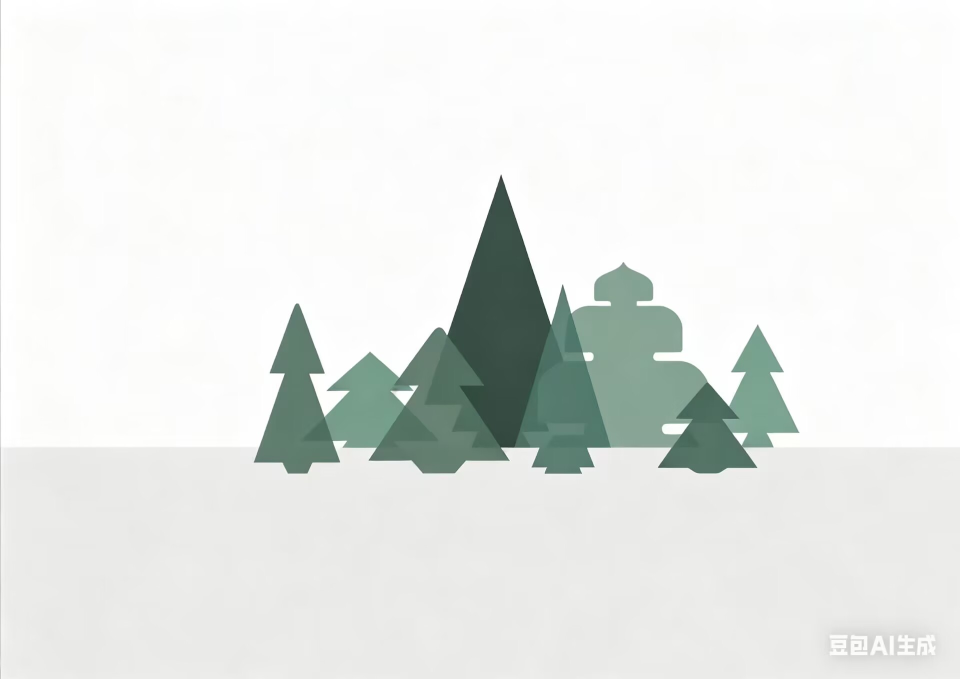
#> input picture src/assets/shenlin.jpg, 1920 x 1358 px (shown at 1/2 size); its folder holds only this picture in this run
$ python -i augmentor_mix_dataset.py   (imports and definitions only)
#> lines starting #> are read from the running program, lines starting #| are printed output that depends on the picture
import cv2
import numpy as np
from PIL import Image, ImageEnhance
from .transform import *
from core.utils.geometry import eulerAnglesToRotationMatrix

class Augmentor:
    def __init__(
            self,
            image_height=384,
            image_width=512,
            max_disp=150,
            scale_min=0.6,
            scale_max=1.0,
            seed=0,
            camera_type='pinhole',
            albumentations_aug=True,
            white_balance_aug=True,
            rgb_noise_aug=True,
            motion_blur_aug=True,
            local_blur_aug=True,
            global_blur_aug=True,
            chromatic_aug=True,
            camera_motion_aug=True

    ):
        super().__init__()
        self.image_height = image_height
        self.image_width = image_width
        self.max_disp = max_disp
        self.scale_min = scale_min
        self.scale_max = scale_max
        self.rng = np.random.RandomState(seed)
        self.camera_type = camera_type
        self.carlib_auger = OpticShiftAugmentor(height=1408, width=1280, fov_h=185, fov_w=120, maxDegree=1)

        self.albumentations_aug = albumentations_aug
        self.white_balance_aug = white_balance_aug
        self.rgb_noise_aug = rgb_noise_aug
        self.motion_blur_aug = motion_blur_aug
        self.local_blur_aug = local_blur_aug
        self.global_blur_aug = global_blur_aug
        self.chromatic_aug = chromatic_aug
        self.camera_motion_aug = camera_motion_aug

    def chromatic_augmentation(self, img):
        random_brightness = np.random.uniform(0.8, 1.2)
        random_contrast = np.random.uniform(0.8, 1.2)
        random_gamma = np.random.uniform(0.8, 1.2)

        img = Image.fromarray(img)

        enhancer = ImageEnhance.Brightness(img)
        img = enhancer.enhance(random_brightness)
        enhancer = ImageEnhance.Contrast(img)
        img = enhancer.enhance(random_contrast)

        gamma_map = [
                        255 * 1.0 * pow(ele / 255.0, random_gamma) for ele in range(256)
                    ] * 3
        img = img.point(gamma_map)  # use PIL's point-function to accelerate this part

        img_ = np.array(img)

        return img_

    # [155 lines left out: functions padding, __call__, not called in this run]

class OpticShiftAugmentor:
    def __init__(self, height, width, fov_h=360, fov_w=180, maxDegree=1):
        # print("Optic Shift Augmentor on Cassini projection")
        self.maxRad = np.deg2rad(maxDegree)
        self.height = height
        self.width = width

        self.fov_h = np.deg2rad(fov_h)
        self.fov_w = np.deg2rad(fov_w)
        self.fov_h_2 = self.fov_h / 2
        self.fov_w_2 = self.fov_w / 2

        theta_1_start = self.fov_h_2 - (self.fov_h_2 / self.height)
        theta_1_end = -self.fov_h_2
        theta_1_step = 2 * self.fov_h_2 / self.height
        self.theta_1_step = theta_1_step
        theta_1_range = np.arange(theta_1_start, theta_1_end, -theta_1_step)
        theta_1_map = np.array([theta_1_range for i in range(self.width)]).astype(np.float32).T

        phi_1_start = self.fov_w_2 - (self.fov_w_2 / self.width)
        phi_1_end = -self.fov_w_2
        phi_1_step = 2 * self.fov_w_2 / self.width
        self.phi_1_step = phi_1_step
        phi_1_range = np.arange(phi_1_start, phi_1_end, -phi_1_step)
        phi_1_map = np.array([phi_1_range for j in range(self.height)]).astype(np.float32)

        x = np.sin(phi_1_map)
        y = np.cos(phi_1_map) * np.sin(theta_1_map)
        z = np.cos(phi_1_map) * np.cos(theta_1_map)
        self.X_2 = np.expand_dims(np.dstack((x, y, z)), axis=-1)

    # [30 lines left out: function shift, not called in this run]

class Augmentor_v0():
    # [117 lines left out: functions __init__, chromatic_augmentation, padding, __call__, not called in this run]

>>> import cv2
>>> picture = cv2.imread('../../../../src/assets/shenlin.jpg', cv2.IMREAD_GRAYSCALE)
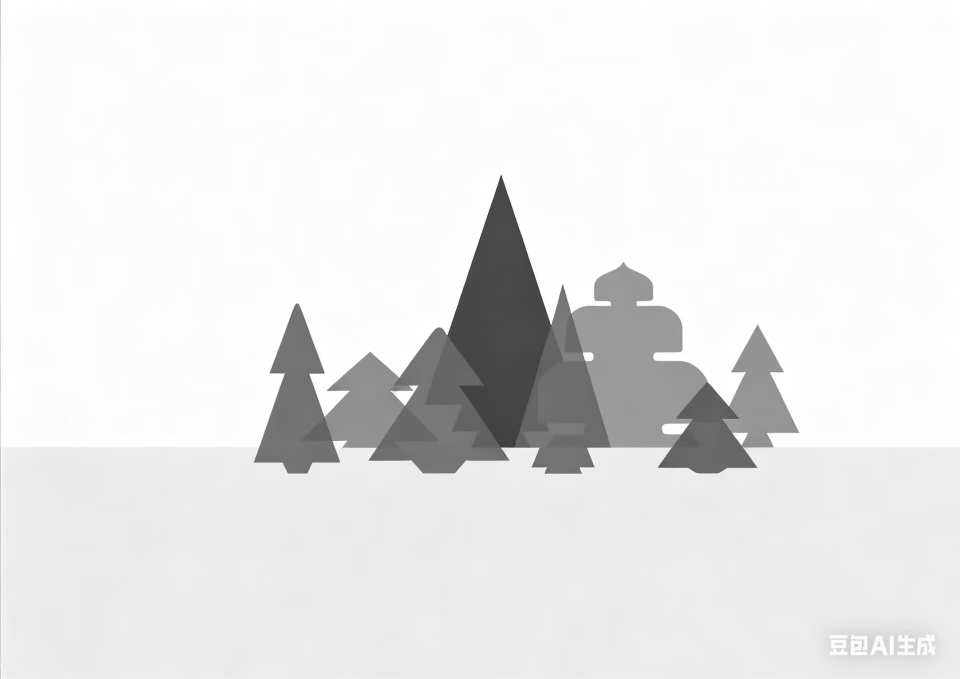
#> picture: shape (1358, 1920) (shown at 1/2 size); min 39, max 255, mean 231.8
>>> result = Augmentor().chromatic_augmentation(picture)
#> (the run stopped early here; a loop or call above may not have finished)
